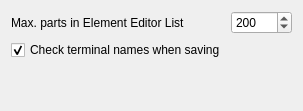
     <widget class="QWidget" name="Editor">
      <attribute name="title">
       <string>Editor</string>
      </attribute>
      <layout class="QVBoxLayout" name="verticalLayout_7">
       <item>
        <layout class="QHBoxLayout" name="horizontalLayout_1">
         <item>
          <widget class="QLabel" name="label_1">
           <property name="text">
            <string>Max. parts in Element Editor List</string>
           </property>
          </widget>
         </item>
         <item>
          <spacer name="horizontalSpacer_8">
           <property name="orientation">
            <enum>Qt::Horizontal</enum>
           </property>
           <property name="sizeHint" stdset="0">
            <size>
             <width>40</width>
             <height>20</height>
            </size>
           </property>
          </spacer>
         </item>
         <item>
          <widget class="QSpinBox" name="MaxPartsElementEditorList_sb">
           <property name="minimum">
            <number>1</number>
           </property>
           <property name="maximum">
            <number>10000</number>
           </property>
           <property name="value">
            <number>200</number>
           </property>
          </widget>
         </item>
        </layout>
       </item>
       <item>
        <widget class="QCheckBox" name="m_check_terminal_names_cb">
         <property name="toolTip">
          <string>When saving a symbol: refuse two terminals with the same name, and report terminals without a name (IEC 61666).</string>
         </property>
         <property name="text">
          <string>Check terminal names when saving</string>
         </property>
         <property name="checked">
          <bool>true</bool>
         </property>
        </widget>
       </item>
       <item>
        <spacer name="verticalSpacer_6">
         <property name="orientation">
          <enum>Qt::Vertical</enum>
         </property>
         <property name="sizeHint" stdset="0">
          <size>
           <width>20</width>
           <height>40</height>
          </size>
         </property>
        </spacer>
       </item>
      </layout>
     </widget>
